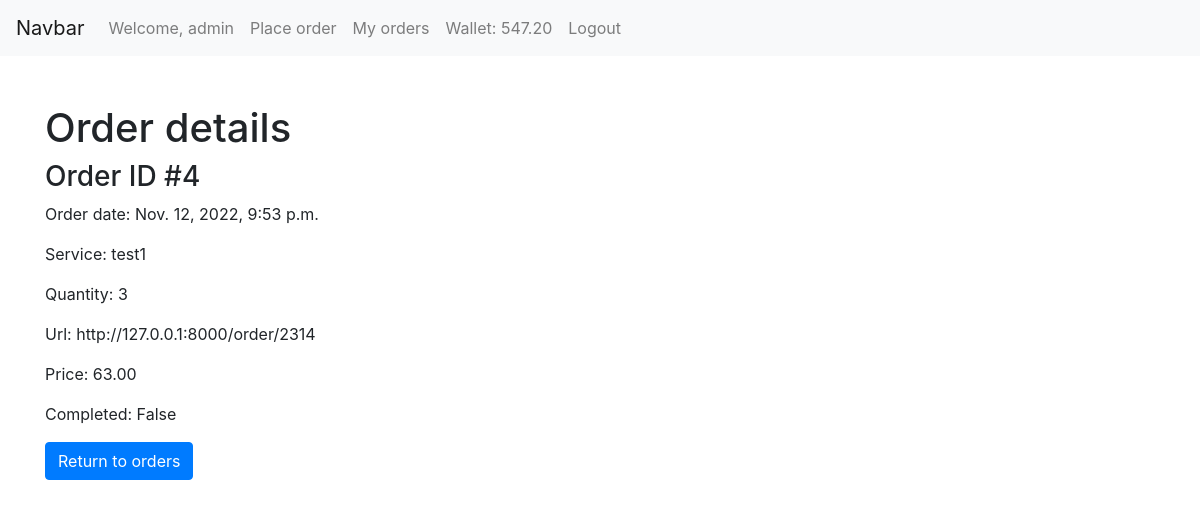
Before: /orderInfo/4/ (signed in) with the older database file.
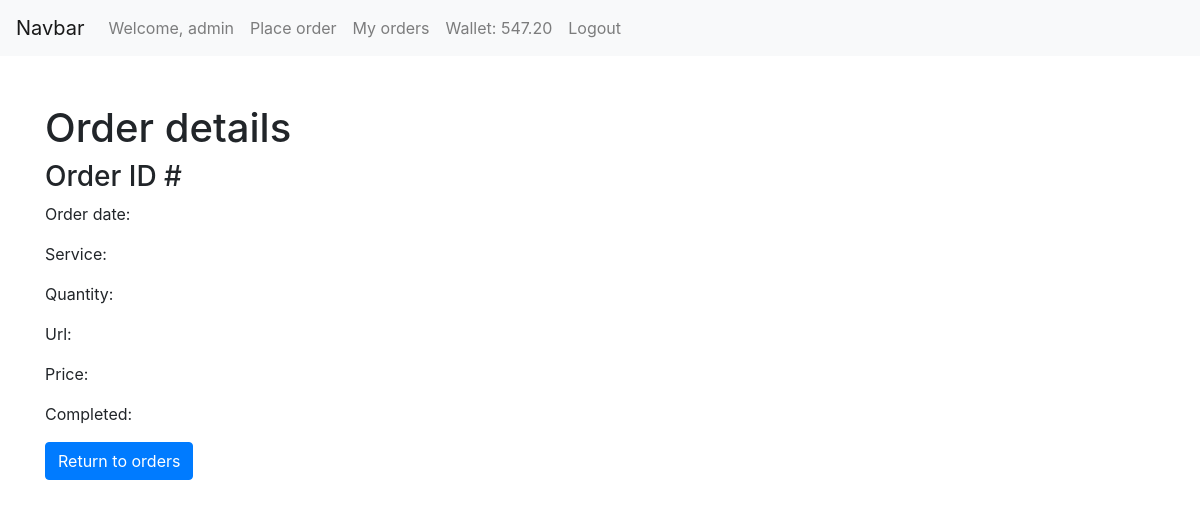
After: the same page with the newer database file.
### main/models.py (models this page shows, shortened)
class Order(models.Model):
    id = models.AutoField(primary_key=True)
    user = models.ForeignKey('auth.User', on_delete=models.CASCADE)
    service = models.ForeignKey(Service, on_delete=models.CASCADE, null=True)
    quantity = models.IntegerField(null=True)
    url = models.URLField(max_length=200, null=True)
    paidDate = models.DateTimeField(null=True)
    price = models.DecimalField(null=True, decimal_places=2, max_digits=10)
    completed = models.BooleanField(default=False, null=True)
    paid = models.BooleanField(default=False, null=True)

class Service(models.Model):
    id = models.AutoField(primary_key=True)
    name = models.CharField(max_length=50)
    price = models.DecimalField(max_digits=10, decimal_places=2)
    description = models.TextField()
    sampleURL = models.URLField(max_length=200)
    def __str__(self):
        return self.name

### main/views.py (the view)
# urls.py: path('orderInfo/<int:order_id>/', views.order_details_request, name='orderDetails'),
def order_details_request(request, order_id):
    if not request.user.is_authenticated:
        messages.error(request, "You must be logged in to check your orders.")
        return redirect("main:login")
    order = Order.objects.filter(user=request.user, paid=True, id=order_id)
    if order is None:
        messages.error(request, "Invalid order.")
        return redirect("main:my_orders")
    order = order.first()
    return render(request=request,
                  template_name="main/orderInfo.html", context={"order": order})

### main/templates/main/orderInfo.html
{% extends "main/header.html" %}
{% block content %}
<div class="container py-5">
  <h1>Order details</h1>
    <div class="row">
        <div class="col-md-6">
            <h3>Order ID #{{ order.id }}</h3>
            <p>Order date: {{ order.paidDate}}</p>
            <p>Service: {{ order.service}}</p>
            <p>Quantity: {{ order.quantity}}</p>
            <p>Url: {{ order.url}}</p>
            <p>Price: {{ order.price}}</p>
            <p>Completed: {{ order.completed}}</p>
            <a href="/orders" class="btn btn-primary">Return to orders</a>
        </div>
    </div>
</div>
{% endblock %}

Changed rows visible on the page:
removed Order: id "4", paidDate "Nov. 12, 2022, 9:53 p.m.", service "test1", quantity "3", url "http://127.0.0.1:8000/order/2314", price "63.00", completed "False"
